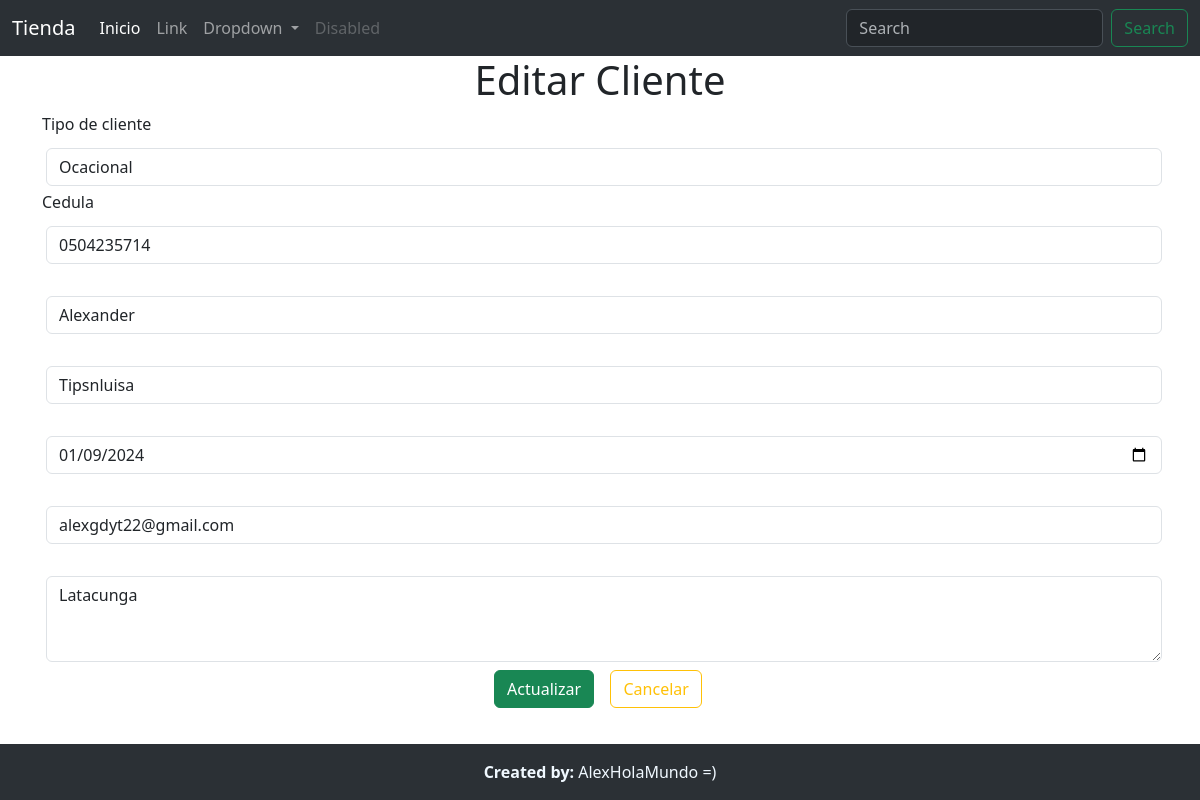
Page /editarCliente/30 on the committed database.
### Aplicaciones/Facturacion/models.py (models this page shows, shortened)
class Cliente(models.Model):
    id=models.AutoField(primary_key=True)
    cedula=models.CharField(max_length=10)
    apellido=models.CharField(max_length=100)
    nombre=models.CharField(max_length=100)
    direccion=models.TextField(max_length=100)
    fechas_nacimiento=models.DateField()
    correo=models.EmailField()
    tipo=models.ForeignKey(Tipo, null=True, blank=True, on_delete=models.PROTECT)
    fotografia=models.FileField(upload_to='clientes', null=True, blank=True)

### Aplicaciones/Facturacion/views.py (the view)
# urls.py: path('editarCliente/<int:id>',views.editarCliente),
def editarCliente (request, id):
    clienteEditar=Cliente.objects.get(id=id)
    tipoBdd=Tipo.objects.all()
    return render (request, 'editarCliente.html', {'cliente': clienteEditar, 'tipos': tipoBdd})

### Aplicaciones/Facturacion/templates/editarCliente.html (shortened to what this page needs)
{% extends "./plantilla.html" %} {% block contenido %} {% load static %}
<h1 class="text-center">Editar Cliente</h1>
<div class="container">
  <div class="row">
    <div class="col-md-12">
      <form class="" action="/procesarActualizacionCliente/" method="post">
        <label for="" class="form-label">Tipo de cliente</label>
        <select name="id_tipo" required class="form-control m-1" id="id_tipo">
          {% for tipo in tipos %}
          <option value="{{tipo.id}}">{{tipo.nombre}}</option>
          {% endfor %}
        </select>
        <label for="" class="form-label">Cedula</label>
        <input
          type="number"
          required
          class="form-control m-1"
          placeholder="Ingrese la cedula"
          value="{{cliente.cedula}}"
          name="cedula"
          id="cedula"
        />
        <input
          type="text"
          required
          class="form-control m-1"
          placeholder="Ingrese los nombres"
          value="{{cliente.nombre}}"
          name="nombre"
          id="nombre"
        />
        <input
          type="text"
          required
          class="form-control m-1"
          placeholder="Ingrese los apellidos"
          value="{{cliente.apellido}}"
          name="apellido"
          id="apellido"
        />
        <input
          type="date"
          required
          class="form-control m-1"
          placeholder="Ingrese la fecha de nacimiento"
          value="{{cliente.fechas_nacimiento|date:'Y-m-d'}}"
          name="fechas_nacimiento"
          id="fechas_nacimiento"
        />
        <input
          type="email"
          required
          class="form-control m-1"
          placeholder="Ingrese su Correo Electronico"
          value="{{ cliente.correo }}"
          name="correo"
          id="correo"
        />
        <textarea
          class="form-control m-1"
          required
          placeholder="Ingrese su direccion"
          rows="3"
          name="direccion"
          id="direccion"
        >
{{cliente.direccion}}</textarea
        >
        <center>
          <button type="submit" name="button" class="btn btn-success">
            Actualizar</button
          >&nbsp;&nbsp;
          <a href="/" class="btn btn-outline-warning m-1">Cancelar</a>
        </center>
      </form>
    </div>
  </div>
</div>
{% endblock %}

### rows in the picture
Cliente: cedula "0504235714", nombre "Alexander", apellido "Tipsnluisa", fechas_nacimiento "01/09/2024", correo "alexgdyt22@gmail.com", direccion "Latacunga"

### other values in the picture
form field id_tipo "Ocacional"
